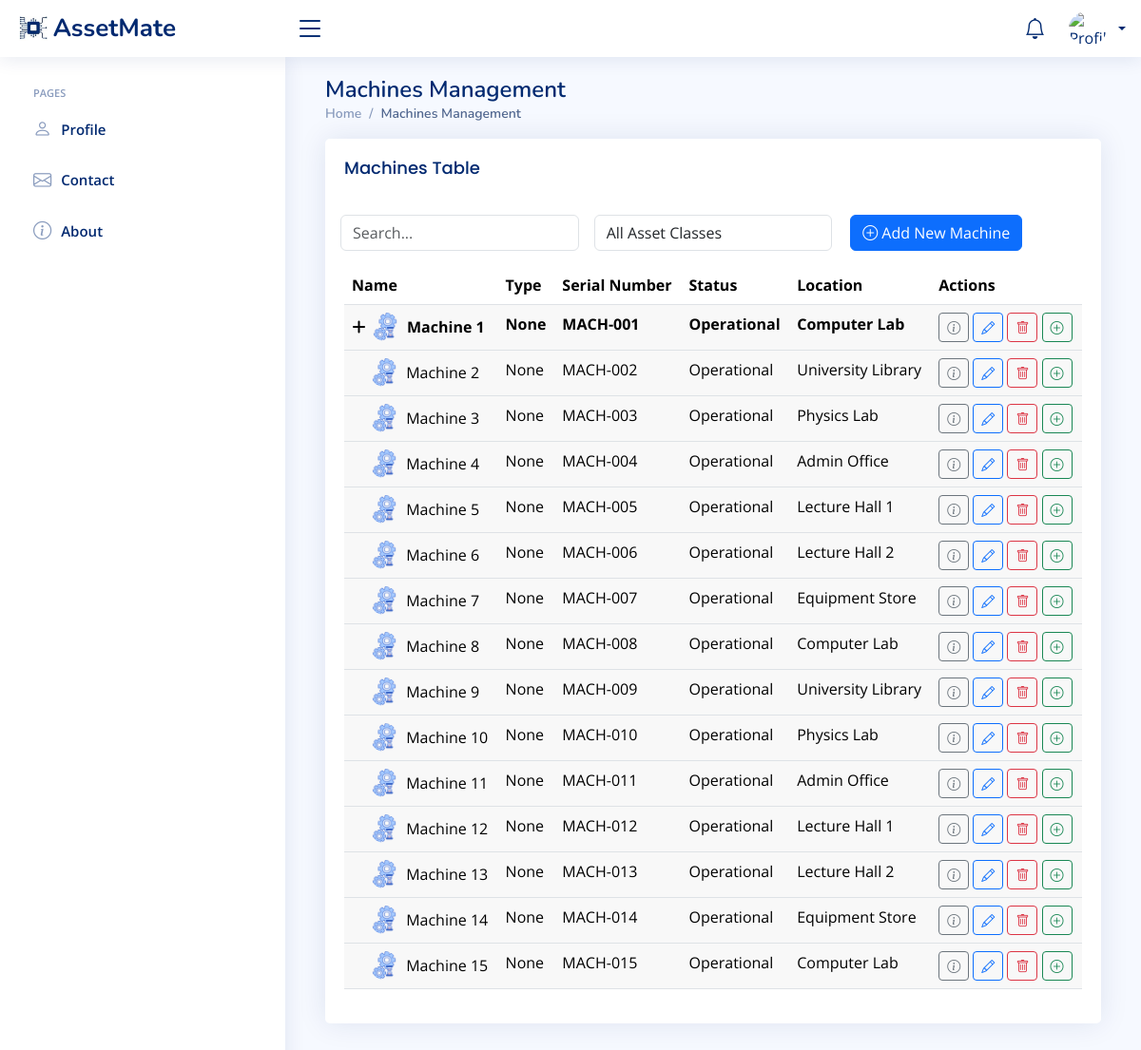
The page /machines/ on the database as committed earlier.
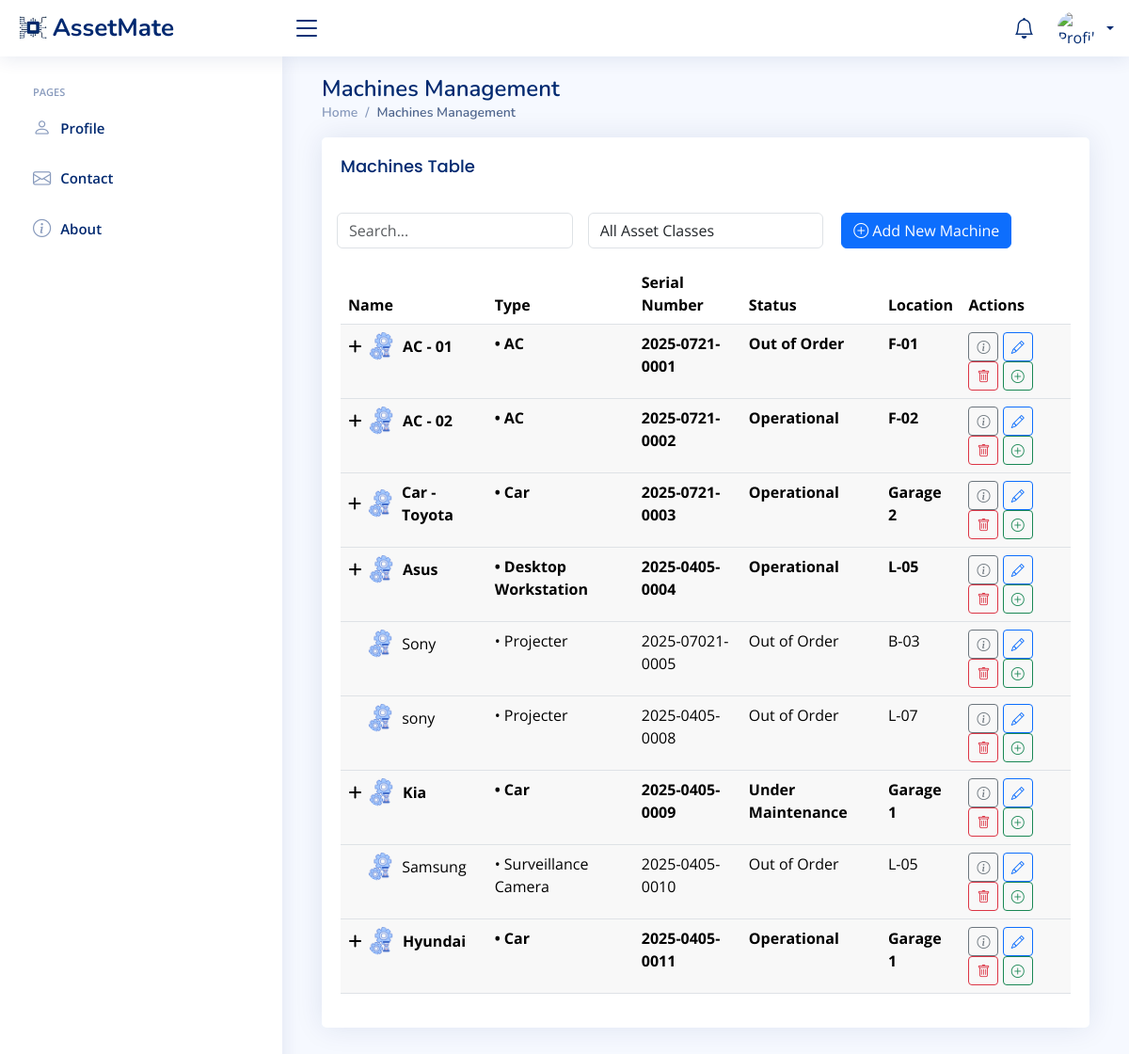
The same page on the database as committed later.
### Base/models.py (models this page shows, shortened)
class Machine(models.Model):
    asset_class = models.ForeignKey(AssetType, on_delete=models.CASCADE, verbose_name="Asset Type", null=True)
    name = models.CharField(max_length=100, verbose_name="Machine name")
    serial_number = models.CharField(max_length=100, unique=True, verbose_name="serial number")
    description = models.TextField(blank=True)
    purchase_date = models.DateField()
    image = models.ImageField(upload_to='machine_images/', null=True, blank=True)
    location = models.CharField(max_length=100)
    parent_machine = models.ForeignKey('self', on_delete=models.CASCADE,
                                     null=True, blank=True,
                                     related_name='child_machines')
    is_template = models.BooleanField(default=False)
    status_choices = [
        ('Operational', 'Operational'),
        ('Under Maintenance', 'Under Maintenance'),
        ('Out of Order', 'Out of Order'),
        ('Retired', 'Retired'),
    ]
    status = models.CharField(max_length=20, choices=status_choices, default='Operational')
    class Meta:
        verbose_name = "Machine"
        verbose_name_plural = "Machines"

class AssetType(MPTTModel):
    assetid = models.AutoField(primary_key=True)
    name = models.CharField(max_length=100)
    description = models.TextField(blank=True)
    parent = TreeForeignKey('self', on_delete=models.CASCADE, null=True, blank=True, related_name='children')
    level_indicator = models.CharField(max_length=100, blank=True, editable=False, default=0)
    is_template = models.BooleanField(default=True, verbose_name="Is Template")
    class MPTTMeta:
        order_insertion_by = ['name']
        verbose_name = "Asset Type"
        verbose_name_plural = "Asset Types"
    def __str__(self):
        return f"{self.level_indicator}{self.name}"

### Base/views.py (the view)
# urls.py: path('machines/', views.machine_hierarchy, name='machine_hierarchy'),
def machine_hierarchy(request):
    machines = Machine.objects.filter(parent_machine__isnull=True)
    Asset_class = Machine.objects.values_list('asset_class__name', flat=True).distinct()
    return render(request, 'NiceAdmin/machin_table.html', {'machines': machines ,'Asset_class': Asset_class})

### Base/context_processors.py (called while the page is built)
def notifications_processor(request):
    if request.user.is_authenticated:
        notifications = request.user.notifications.filter(is_read=False).order_by('-created_at')[:20]
    else:
        notifications = []
    return {'notifications': notifications}

### templates/NiceAdmin/machin_table.html (shortened to what this page needs)
{% extends 'NiceAdmin/index.html' %}
{% load mptt_tags %}
{% load static %}
{% load custom_filters %}
{% block content %}
<!DOCTYPE html>
<html lang="en">
    <head>
      <link rel="stylesheet" href="https://cdnjs.cloudflare.com/ajax/libs/font-awesome/6.0.0/css/all.min.css">
    </head>
    <div class="container">
    <div class="pagetitle">
        <h1>Machines Management</h1>
        <nav>
            <ol class="breadcrumb">
                <li class="breadcrumb-item"><a href="{% url 'indexPage' %}">Home</a></li>
                <li class="breadcrumb-item active">Machines Management</li>
            </ol>
        </nav>
    </div>
       <section class="section">
       <div class="row">
            <div class="col-lg-12">
                <div class="card">
                    <div class="card-body">
                        <h1 class="card-title">Machines Table</h1>
                        <div class="row mb-3">
                            <div class="col-md-4 g-3">
                                <input type="text" id="searchInput" class="form-control" placeholder="Search...">
                            </div>
                            <div class="col-md-4 g-3">
                                <select id="assetClassFilter" class="form-control">
                                        <option value="">All Asset Classes</option>
                                </select>
                            </div>
                            <div class="col-md-3 text-end g-3">
                            <a href="{% url 'select_category' %}"><button class="btn btn-primary" >
                              <i class="bi bi-plus-circle"></i> Add New Machine</button>
                            </a>
                        </div>
                        </div>
                      <div class="table-responsive">
            <table class="table tree-table" id="machineTable">
                <thead>
                    <tr>
                        <th>Name</th>
                        <th>Type</th>
                        <th>Serial Number</th>
                        <th>Status</th>
                        <th>Location</th>
                        <th>Actions</th>
                    </tr>
                </thead>
                <tbody>
                    {% for machine in machines %}
                        {% include 'NiceAdmin/machine_row.html' with machine=machine level=0 %}
                    {% endfor %}
                </tbody>
            </table>
            </div>
        </div>
    </div>
</html>
{% endblock %}

### templates/NiceAdmin/machine_row.html (shortened to what this page needs)
{% load static %}
<tr data-node-id="{{ machine.id }}" data-parent-id="{{ machine.parent_machine.id|default:'' }}" class="level-{{ level }} {% if machine.child_machines.all %}parent-node{% endif %}">
    <td>
        <div class="tree-item" style="padding-left: {% widthratio level 1 20 %}px;">
            {% if machine.child_machines.all %}
                <i class="toggle-icon fas fa-plus"></i>
            {% else %}
            <i> &nbsp; </i><span class="toggle-spacer">&nbsp;</span>
            {% endif %}
            {% if machine.image %}
            <img src="{{ machine.image.url }}" alt="{{ machine.name }}"
                 class="rounded-circle me-2" style="width: 30px; height: 30px; object-fit: cover;">
            {% else %}
            <img src="{% static 'assets/img/5234413.png' %}"
                 class="rounded-circle me-2" style="width: 30px; height: 30px; object-fit: cover;">
            {% endif %}
            {{ machine.name }}
        </div>
    </td>
    <td>{{ machine.asset_class }}</td>
    <td>{{ machine.serial_number }}</td>
    <td>{{ machine.get_status_display }}</td>
    <td>{{ machine.location }}</td>
    <td>
        <a href="{% url 'info_machine' machine.id %}"class="btn btn-sm btn-outline-secondary" title="info">
            <i class="bi bi-info-circle"></i></a>
        <a href="{% url 'edit_machine' machine.id %}"class="btn btn-sm btn-outline-primary" title="Edit">
                                                    <i class="bi bi-pencil"></i></a>
        <form method="POST" action="{% url 'delete_Machine' machine.id %}" style="display: inline;">
            <button type="submit" class="btn btn-sm btn-outline-danger" title="Delete" onclick="return confirm('Are you sure you want to delete {{item.name}}? ')">
                <i class="bi bi-trash"></i>
              </button>
        </form>
        <a href="{% url 'add_machine_child' machine.id %}" title="Add Child" class="btn btn-sm btn-outline-success ">
                                    <i class="bi bi-plus-circle"></i>
        </a>
    </td>
</tr>

Rows that differ between the two databases and show on the page:
removed Machine: name "Machine 1", asset_class "None", serial_number "MACH-001", status "Operational", location "Computer Lab"
removed Machine: name "Machine 2", asset_class "None", serial_number "MACH-002", status "Operational", location "University Library"
removed Machine: name "Machine 3", asset_class "None", serial_number "MACH-003", status "Operational", location "Physics Lab"
removed Machine: name "Machine 4", asset_class "None", serial_number "MACH-004", status "Operational", location "Admin Office"
removed Machine: name "Machine 5", asset_class "None", serial_number "MACH-005", status "Operational", location "Lecture Hall 1"
removed Machine: name "Machine 6", asset_class "None", serial_number "MACH-006", status "Operational", location "Lecture Hall 2"
removed Machine: name "Machine 7", asset_class "None", serial_number "MACH-007", status "Operational", location "Equipment Store"
removed Machine: name "Machine 8", asset_class "None", serial_number "MACH-008", status "Operational", location "Computer Lab"
removed Machine: name "Machine 9", asset_class "None", serial_number "MACH-009", status "Operational", location "University Library"
removed Machine: name "Machine 10", asset_class "None", serial_number "MACH-010", status "Operational", location "Physics Lab"
removed Machine: name "Machine 11", asset_class "None", serial_number "MACH-011", status "Operational", location "Admin Office"
removed Machine: name "Machine 12", asset_class "None", serial_number "MACH-012", status "Operational", location "Lecture Hall 1"
removed Machine: name "Machine 13", asset_class "None", serial_number "MACH-013", status "Operational", location "Lecture Hall 2"
removed Machine: name "Machine 14", asset_class "None", serial_number "MACH-014", status "Operational", location "Equipment Store"
removed Machine: name "Machine 15", asset_class "None", serial_number "MACH-015", status "Operational", location "Computer Lab"
added Machine: name "AC - 01", asset_class "• AC", serial_number "2025-0721-0001", status "Out of Order", location "F-01"
added Machine: name "AC - 02", asset_class "• AC", serial_number "2025-0721-0002", status "Operational", location "F-02"
added Machine: name "Car - Toyota", asset_class "• Car", serial_number "2025-0721-0003", status "Operational", location "Garage 2"
added Machine: name "Asus", asset_class "• Desktop Workstation", serial_number "2025-0405-0004", status "Operational", location "L-05"
added Machine: name "Sony", asset_class "• Projecter", serial_number "2025-07021-0005", status "Out of Order", location "B-03"
added Machine: name "sony", asset_class "• Projecter", serial_number "2025-0405-0008", status "Out of Order", location "L-07"
added Machine: name "Kia", asset_class "• Car", serial_number "2025-0405-0009", status "Under Maintenance", location "Garage 1"
added Machine: name "Samsung", asset_class "• Surveillance Camera", serial_number "2025-0405-0010", status "Out of Order", location "L-05"
added Machine: name "Hyundai", asset_class "• Car", serial_number "2025-0405-0011", status "Operational", location "Garage 1"
